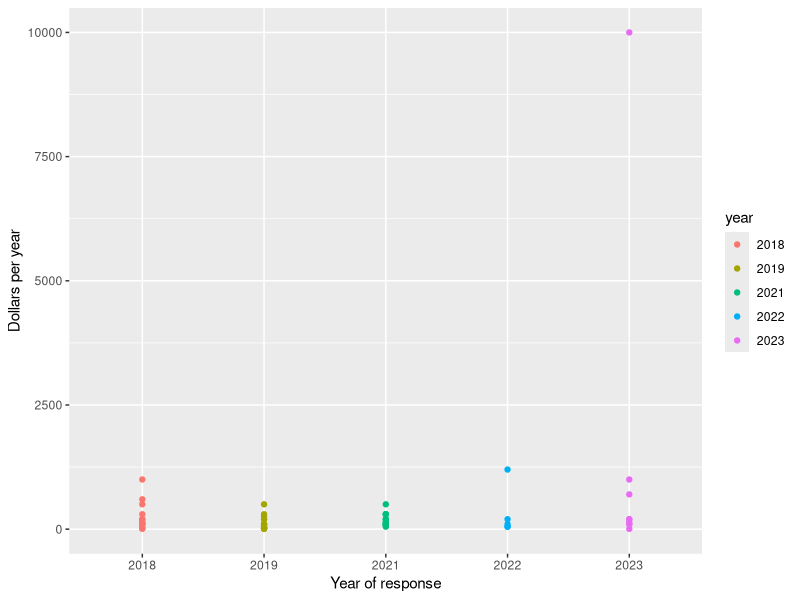
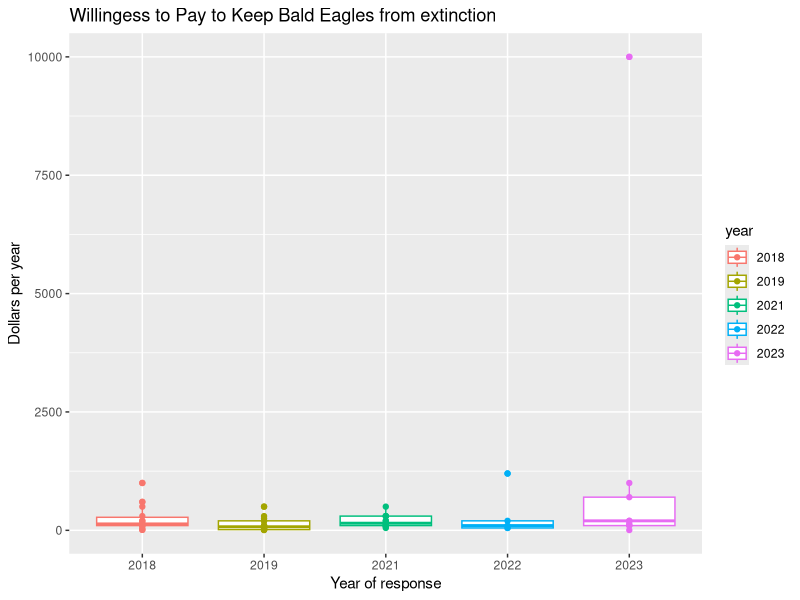
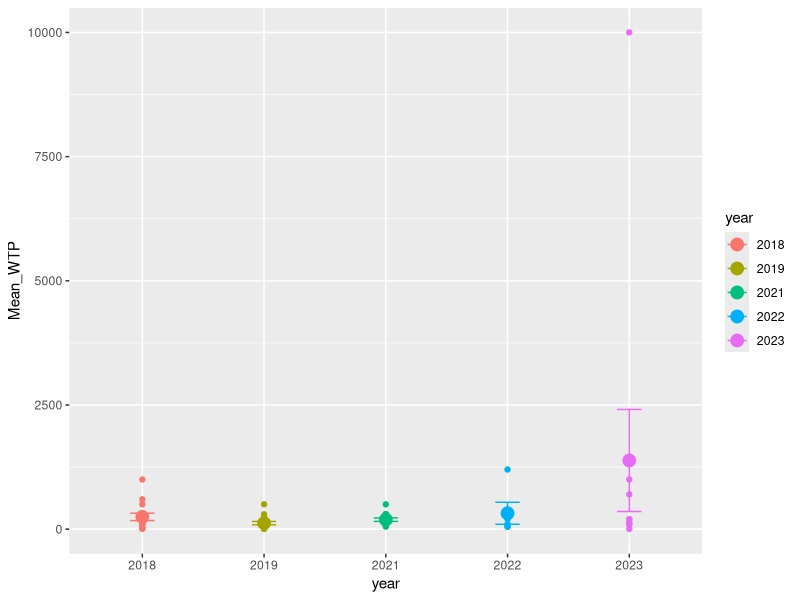

Reproduce these figures in R, in order. (Note: this script raises an error after producing the figures.)
## ---- chunk 1
rm(list = ls()) #clears R's workspace
library(tidyverse) #nice tools for reformatting data structures, plotting, etc.
library(here)
## ---- chunk 2
#read data (found in csv files within wtp.xlsx); save as WTP
WTP <- read.csv(here("Data", "WillingnessToPayForEagles.csv"))
glimpse(WTP) #examine data set
## ---- chunk 3
WTP$year <- as.factor(WTP$year)
## ---- chunk 4
ggplot(WTP, aes(year, per_year, group = year, color = year))+
	geom_point()+
	labs(x = "Year of response", y = "Dollars per year")
## ---- chunk 5
FigTitle<-"Willingess to Pay to Keep Bald Eagles from extinction"
ggplot(WTP, aes(year, per_year, group = year, color = year))+
	geom_boxplot()+
	geom_point()+
	labs(x = "Year of response", y = "Dollars per year")+
	ggtitle(FigTitle)
ggsave("WTP_eagles.png", device = "png")
## ---- chunk 6
Summary<-WTP %>% group_by(year) %>% summarise(
	N = length(Person),
	Mean_WTP = mean(per_year, na.rm = T),
	SD_WTP = sd(per_year, na.rm = T),
	SEM_WTP = SD_WTP/sqrt(N),
	MED_WTP = median(per_year, na.rm = T)
)
## ---- chunk 7
ggplot(Summary, aes(year, Mean_WTP, color = year))+
	geom_point(size = 4)+
	geom_errorbar(aes(ymin = Mean_WTP - SEM_WTP, ymax = Mean_WTP+SEM_WTP), width = 0.2)+
	geom_point(aes(year, per_year), WTP)
ggsave(here("Data", "Outputs","Econ","MeanWTP.png"), device = "png")
## ---- chunk 8
FigTitle<-"Willingess to Pay to Keep Bald Eagles from extinction"
ggplot(WTP, aes(year, lump_sum, group = year, color = year))+
	geom_boxplot()+
	geom_point()+
	labs(x = "Year of response", y = "Dollars in lump sum")+
	ggtitle(FigTitle)
## ---- chunk 9
SummaryAll<-WTP %>% group_by(year) %>% summarize (
	N = length(Person),
	MeanPerYear= mean(per_year, na.rm = T),
	sdPerYear = sd(per_year, na.rm = T),
	MeanLumpSum = mean(lump_sum, na.rm = T),
	sdLumpSum = sd(lump_sum, na.rm = T)
)

#the na.rm = T statements tell R to go ahead and calculate a mean or SD even if some of the cells in the column are blank (NA)?
## ---- chunk 10
Sum_long<-gather(Summary, value, measurement, MeanPerYear:sdLumpSum)
## ---- chunk 11

FigTitle<-"Willingess to Pay to Keep Bald Eagles from extinction"

WTP$year<-as.factor(WTP$year)
#turn on a package for more theme options
library(ggthemes)
## ---- chunk 12
ggplot(Summary, aes(year, MeanPerYear, fill = year))+
	geom_bar(stat = "identity")+
     xlab("Year")+
     ylab("Mean WTP ($)")+
     ggtitle(FigTitle)+
     theme(text = element_text(size = 14))+
	theme_hc()
## ---- chunk 13
ggsave(paste("mean_wtp_2019",".png", sep = ""), device = "png")
